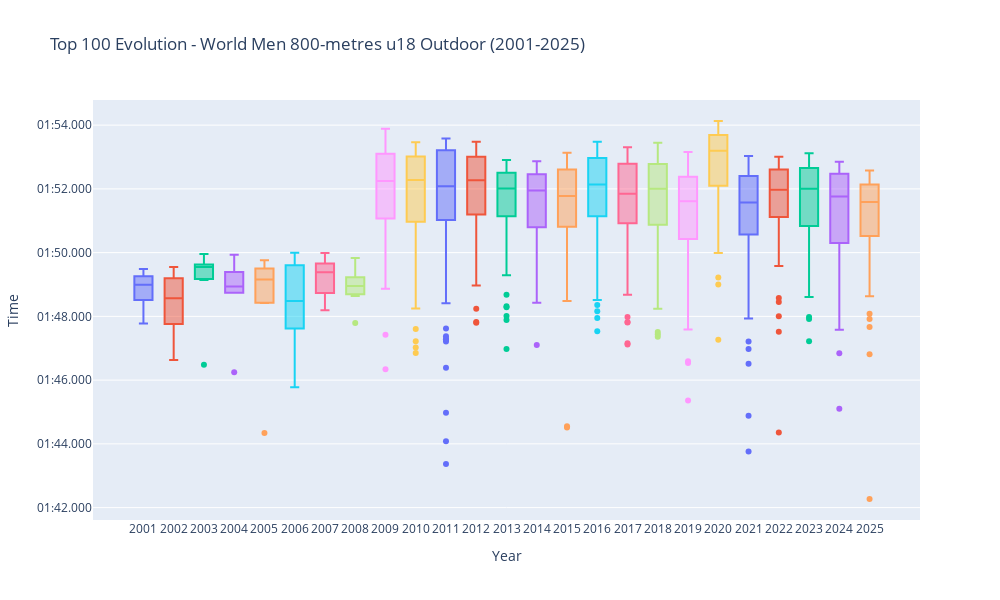

Notebook code cell kept with this figure:
### Code cell
import requests
import pandas as pd
import plotly.graph_objects as go
import os
from datetime import datetime

# ==========================================
# 1. ANALYSIS PARAMETERS (ENGLISH)
# ==========================================

# --- Event Parameters ---
EVENT_ID = 10229501       # World Athletics ID (ex: 800m=10229512, 100m=10229501)
EVENT_SLUG = "800-metres" # URL Slug (ex: "800-metres", "100-metres")
CATEGORY_SLUG = "middlelong" # URL Category (ex: "sprints", "middlelong", "jumps")
GENDER = "men"            # "men" or "women"
AGE_CATEGORY = "u18"   # "senior", "u20", etc.

# --- Region & Venue ---
REGION_API = "world"      # API parameter value (ex: "world", "europe")
REGION_NAME = "world"     # For filename/title (ex: "world", "europe", "france")
VENUE = "outdoor"         # "outdoor" or "indoor"

# --- Time Period ---
YEAR_START = 2001
YEAR_END = 2025

# --- Output Parameters ---
OUTPUT_FOLDER = r"C:\Users\Lucas\Documents\DATA_SCIENCE\GRAPH"
# Title generated in English
GRAPH_TITLE = f"Top 100 Evolution - {REGION_NAME.capitalize()} {GENDER.capitalize()} {EVENT_SLUG} {AGE_CATEGORY} {VENUE.capitalize()} ({YEAR_START}-{YEAR_END})"


# ==========================================
# 2. UTILITY FUNCTIONS
# ==========================================

def get_top_list_html(year):
    """
    Scrapes the Top List table from World Athletics for a specific year.
    Injects global parameters (VENUE, REGION, ETC).
    """
    # URL construction with VENUE (indoor/outdoor)
    base_url = f"https://worldathletics.org/records/toplists/{CATEGORY_SLUG}/{EVENT_SLUG}/{VENUE}/{GENDER}/{AGE_CATEGORY}/{year}"
    
    params = {
        "regionType": REGION_API,
        "timing": "electronic",
        "page": 1,
        "bestResultsOnly": "true",
        "maxResultsByCountry": "all",
        "eventId": EVENT_ID,
        "ageCategory": AGE_CATEGORY
    }
    
    headers = {
        "User-Agent": "Mozilla/5.0 (Windows NT 10.0; Win64; x64) AppleWebKit/537.36 (KHTML, like Gecko) Chrome/144.0.0.0 Safari/537.36"
    }
    
    try:
        response = requests.get(base_url, params=params, headers=headers)
        response.raise_for_status()
        dfs = pd.read_html(response.text, flavor='lxml', attrs={'class': 'records-table'})
        return dfs[0] if dfs else None
    except Exception as e:
        return None

def convert_time_to_seconds(time_str):
    try:
        time_str = str(time_str).strip()
        if ':' in time_str:
            parts = time_str.split(':')
            if len(parts) == 2: # MM:SS.cc
                m, s = parts
                return int(m) * 60 + float(s)
            elif len(parts) == 3: # HH:MM:SS
                h, m, s = parts
                return int(h) * 3600 + int(m) * 60 + float(s)
        return float(time_str)
    except ValueError:
        return None

# ==========================================
# 3. EXECUTION & GENERATION
# ==========================================

print(f"--- {GRAPH_TITLE} ---")
results = []

for year in range(YEAR_START, YEAR_END + 1):
    df_year = get_top_list_html(year)
    
    if df_year is not None and not df_year.empty:
        # Date parsing
        df_year['Date'] = pd.to_datetime(df_year['Date'], format='%d %b %Y', errors='coerce')
        df_year['Year'] = year
        results.append(df_year)
        print(f"✅ {year}: {len(df_year)} performances found")
    else:
        print(f"❌ {year}: -")

if not results:
    print("No data retrieved. Please check parameters (e.g., does Indoor exist for this event/year?).")
else:
    # 1. Consolidation
    final_df = pd.concat(results, ignore_index=True)
    
    # 2. Cleaning & Conversion
    final_df['Mark_s'] = final_df['Mark'].apply(convert_time_to_seconds)
    final_df = final_df.dropna(subset=['Mark_s'])

    # 3. Create Date Object for Plotly Y-Axis scaling
    base_date_ref = pd.Timestamp("2024-01-01")
    final_df['Time_Obj'] = base_date_ref + pd.to_timedelta(final_df['Mark_s'], unit='s')

    # 4. Create Hover Text
    nat_col = 'Nat' if 'Nat' in final_df.columns else 'Country'
    col_nat_data = final_df[nat_col] if nat_col in final_df.columns else final_df.iloc[:, 5]

    final_df['Hover_Label'] = (
        "<b>" + final_df['Competitor'] + "</b> (" + col_nat_data.fillna('') + ")<br>" + 
        "Date: " + final_df['Date'].dt.strftime('%d/%m/%Y')
    )

    # 5. Building the Graph
    unique_years = sorted(final_df['Year'].unique())
    fig = go.Figure()

    for year in unique_years:
        df_display = final_df[final_df['Year'] == year]
        if not df_display.empty:
            fig.add_trace(go.Box(
                y=df_display['Time_Obj'],
                text=df_display['Hover_Label'],
                name=str(year),
                width=0.6,
                boxpoints='outliers'
            ))

    fig.update_layout(
        title=GRAPH_TITLE,
        xaxis_title='Year',    # ENGLISH
        yaxis_title='Time',    # ENGLISH
        boxmode='group',
        showlegend=False,
        width=1000,
        height=600,
        yaxis=dict(tickformat="%M:%S.%L") # Format: Minutes'Seconds''
    )

    # Hover template in English
    fig.update_traces(hovertemplate="%{text}<br>Time: %{y|%M'%S''%L}")

    # 6. Save File
    if not os.path.exists(OUTPUT_FOLDER):
        os.makedirs(OUTPUT_FOLDER)
    
    # Filename construction: evol_top_100_world_men_800-metres_outdoor.html
    filename = f"{GRAPH_TITLE}.html"
    full_path = os.path.join(OUTPUT_FOLDER, filename)
    
    fig.write_html(full_path)
    print(f"\nSuccessfully saved: {full_path}")
    fig.show()
